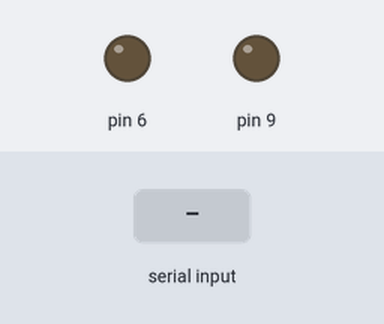
The sketch below on a simulated Arduino Uno, built with avr-gcc and run on an emulated ATmega328P. Parts: output pins drawn as LEDs (lit = HIGH). The inputs (shaded band) are chosen by the test bench. What the sketch prints to the serial monitor is not drawn.

Above: at 1.2 s.
1.3 s: "1\n" received over Serial
At 2.2 s:
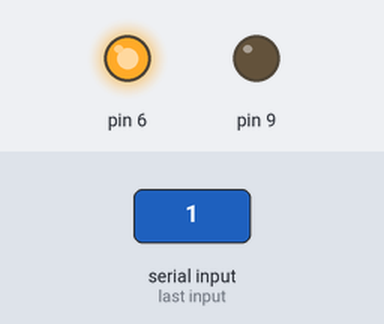
2.8 s: "0\n" received over Serial
At 6.0 s:
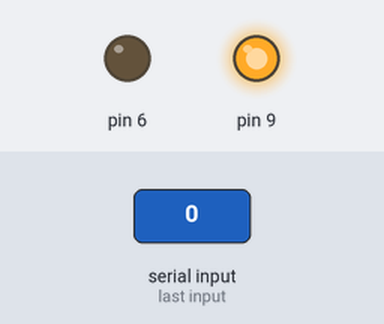
Timing chart, 0 to 10.6 s (numbered marks = the images above; inputs shaded):
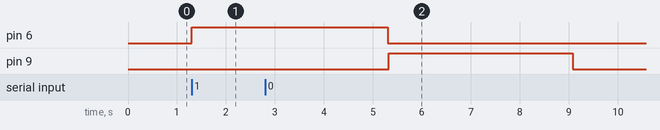

Measured:
- after the input at 1.3 s, pin 6: LOW → HIGH at once

The sketch:

24._dc_motor_lift.ino
```cpp
int d, x, y, z, i=0, t=4; //Connect PIN6 and PIN9 with motor
void setup()
  {
  Serial.begin(9600);
  pinMode(9,OUTPUT);
  pinMode(6,OUTPUT);
  }
void loop()
  {
  Serial.print("The current floor is:");
  Serial.println(i);
  label:
  Serial.println("Enter the floor to go(0-3):");
  while(Serial.available()==0){}
  x=Serial.parseInt();
  if (x<0 || x>3)
    goto label;
  else if(x<i)
    {
    y=i-x;
    d=0;
    while(x!=i)
      {
      i=i-1;
      }
    }
  else if(i<x)
    {
    y=x-i;
    d=1;
    while(x!=i)
      {
      i=i+1;
      }
    }
  else if(x==i)
    {
    goto end;
    }
  z=t*y;
  if(d==1)
    {
    analogWrite(6,255);
    analogWrite(9,0);
    delay(z*1000);
    analogWrite(6,0);
    }
  else if(d==0)
    {
    analogWrite(9,255);
    analogWrite(6,0);
    delay((z*1000)-250);
    analogWrite(9,0);
    }
  end:
  Serial.println("You have reached the floor!\a");
  Serial.println("");
  }
```
